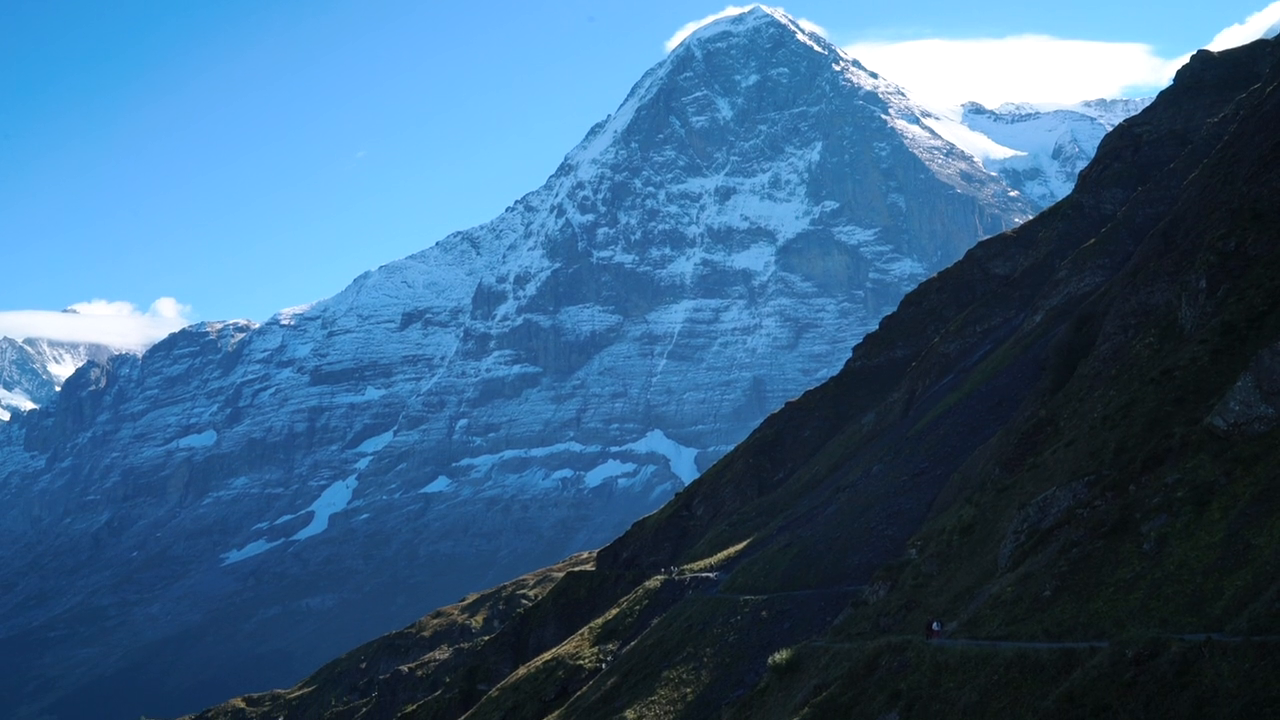
#> input picture frame 15 of TP3/INF8770 - TP3/data/video/v04.mp4, 1280 x 720 px, given in place of v01.mp4, which was not available
$ python results.py   (older library calls are emulated)
#> lines starting #> are read from the running program, lines starting #| are printed output that depends on the picture; pictures that were not available may be replaced by others from this repository, and a replacement may not be noted
### TP3/INF8770 - TP3/code/key_frame.py
import numpy as np
import cv2
import math
import csv
from matplotlib import pyplot as plt
from histograms import get_edge_histogram, get_euclidean_distance, get_image_DC
from scipy.fftpack import dct
from skimage import io, util


THRESHOLD = 50
VIDEO_FPS = 29.97
SEUIL = 100000

class Frame:
  def __init__(self, time, hist):
      self.time = time
      self.hist = hist

class KeyFrameGroup:
    def __init__(self, center_mass, frames):
      self.center_mass = center_mass
      self.frames = frames

def update_groups(frame, groups):

    # Si groups est vide, on ajoute directement un groupe
    if (len(groups) == 0):
      groups.append(KeyFrameGroup(frame.hist, [frame]))
      return groups

    for i in range(len(groups)):
            dist = get_euclidean_distance(frame.hist, groups[i].center_mass)
            #print(dist)
            if(dist < THRESHOLD):

                # Update centre de masse
                groups[i].center_mass = np.multiply(groups[i].center_mass, 0.75) + np.multiply(frame.hist, 0.25)
                # Ajout du frame dans le groupe
                groups[i].frames.append(frame)
                return groups

    # Sinon on créé un nouveau groupe
    groups.append(KeyFrameGroup(frame.hist, [frame]))
    return groups

# [10 lines left out: function get_closest_frame_to_centre_masse, not called in this run]

def get_key_frames(video_number):
#> called with video_number = 1
    cap = cv2.VideoCapture('../data/video/v' + str(video_number).zfill(2) + '.mp4')
    groups = []

    frame_number = 0
    while (cap.isOpened()):
      ret, frame = cap.read()
#> frame is the input picture: shape (720, 1280, 3); mean B, G, R 135.8, 100, 58.4

      if ret == True:
        #h = get_color_histogram(frame)
        frame_number += 1
        frame =  cv2.cvtColor(frame, cv2.COLOR_BGR2GRAY)
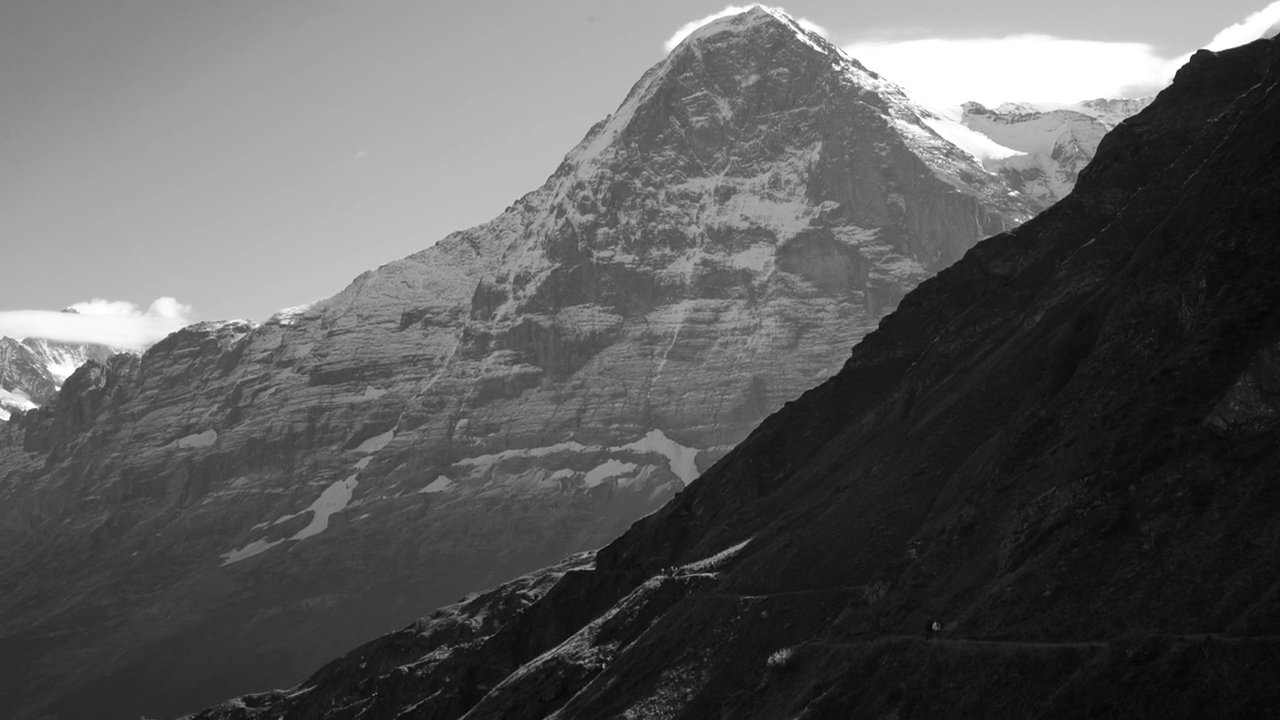
#> frame: shape (720, 1280); min 3, max 255, mean 91.6
        h = get_edge_histogram(get_image_DC(frame))
        groups = update_groups(Frame(frame_number/VIDEO_FPS, h), groups)

      else:
          break

    print("Number of groups " + str(len(groups)))
    cap.release()

    # Pour chaque groupe, on garde l'histogramme du frame le plus proche du centre de masse
    results = []
    for group in groups:
      results.append(get_closest_frame_to_centre_masse(group))

    return results

def generate_indexation_file(video_number):
  f = open('../data/q3_edge_histograms.csv', 'a', newline='')
  f_writer = csv.writer(f)

  key_frames = get_key_frames(video_number)
  for frame in key_frames:
    f_writer.writerow([video_number, frame.time, list(frame.hist)])

def generate_indexation_files():
  f = open('../data/q3_edge_histograms.csv', 'w', newline='')
  f_writer = csv.writer(f)
  f_writer.writerow(["video number", "time in s", "histogram"])
  f.close()
  for i in range(1, 51):
    print(i)
    generate_indexation_file(i)

# [28 lines left out: functions get_video, get_solution, not called in this run]

generate_indexation_files()
# [80 lines of commented-out code are left out]

### TP3/INF8770 - TP3/code/histograms.py
import cv2
import math
import numpy as np
import matplotlib.pyplot as plt
from scipy.fftpack import dct
from skimage import io

def get_image_DC(img):
  imageDC = np.zeros((int(len(img)/8),int(len(img[0])/8)))
#> imageDC: shape (90, 160) float64; every value is 0
  for i in range(0,len(img),8):
    for j in range(0,len(img[0]),8):
        tmp = img[i:i+8,j:j+8]
        tmp = tmp - 128
        resdct = dct(dct(tmp, axis=0, norm='ortho'), axis=1, norm='ortho')
        # On extrait le coefficent DC et on l'ajoute dans une matrice image.
        imageDC[int(i/8),int(j/8)] = resdct[0,0]/8 + 128
#> this loop made 90 passes
#> i on passes 2 to 13: 8, 16, 24, 32, 40, 48, 56, 64, 72, 80, 88, 96
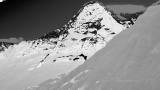
#> imageDC: shape (90, 160) float64; min 128.4, max 382.4, mean 268.7; drawn with min black and max white

  return imageDC

def get_euclidean_distance(hist1, hist2):
  return np.sqrt(np.sum((hist1-hist2)**2))

def get_edge_histogram(img):
    Gx = cv2.Sobel(img,cv2.CV_8U,1,0, ksize = 5)
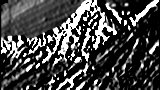
#> Gx: shape (90, 160); min 0, max 255, mean 69.6
    Gy = cv2.Sobel(img,cv2.CV_8U,0,1, ksize = 5)
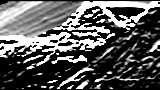
#> Gy: shape (90, 160); min 0, max 255, mean 90.4
    angle = np.arctan2(Gx, Gy)
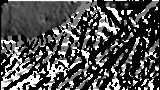
#> angle: shape (90, 160) float16; min 0, max 1.57, mean 0.497; drawn with min black and max white
    force_gradient = np.sqrt(np.power(Gx,2)+np.power(Gy,2))
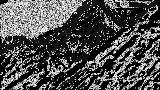
#> force_gradient: shape (90, 160) float16; min 0, max 15.91, mean 4.97; drawn with min black and max white
    hist = np.multiply(angle, force_gradient)
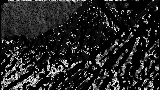
#> hist: shape (90, 160) float16; min 0, max 24.78, mean 3.6; drawn with min black and max white
    f = np.histogram(hist, bins=100, range=[0, 25])[0]
#> f = 100 values, max 6728 at index 0, min 0 at index 88, mean 144
    return f

# [4 lines left out: function get_color_histogram, not called in this run]

### TP3/INF8770 - TP3/code/results.py
from key_frame import get_solution
#> in get_key_frames, `h = get_edge_histogram(get_image_DC(frame))`: h has the same summary as f in get_edge_histogram
#> in __init__, `self.hist = hist`: self.hist has the same summary as f in get_edge_histogram
#> in __init__, `self.center_mass = center_mass`: self.center_mass has the same summary as f in get_edge_histogram
#> in get_key_frames, `groups = update_groups(Frame(frame_number/VIDEO_FPS, h), groups)`: groups = 1 item
from carol import get_carol_solution
import time
import csv
import histograms
import numpy as np
from itertools import islice

N_IMAGES = 200

# [59 lines left out: function get_my_results, not called in this run]


get_my_results("other")

$ run again, starting later in the video
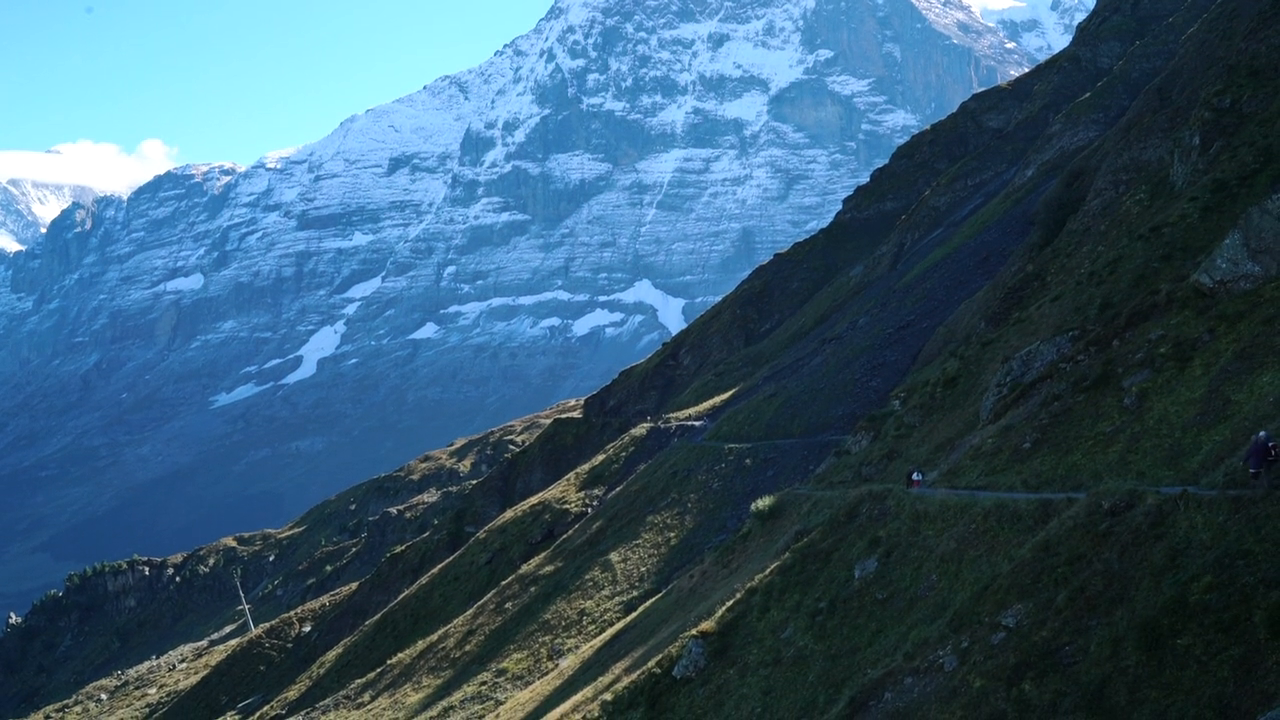
#> input picture frame 70 of TP3/INF8770 - TP3/data/video/v04.mp4, 1280 x 720 px, given in place of v01.mp4, which was not available
#> in get_key_frames, frame is the input picture: shape (720, 1280, 3); mean B, G, R 114.7, 91.8, 56.8
#> in get_key_frames, `frame =  cv2.cvtColor(frame, cv2.COLOR_BGR2GRAY)`:
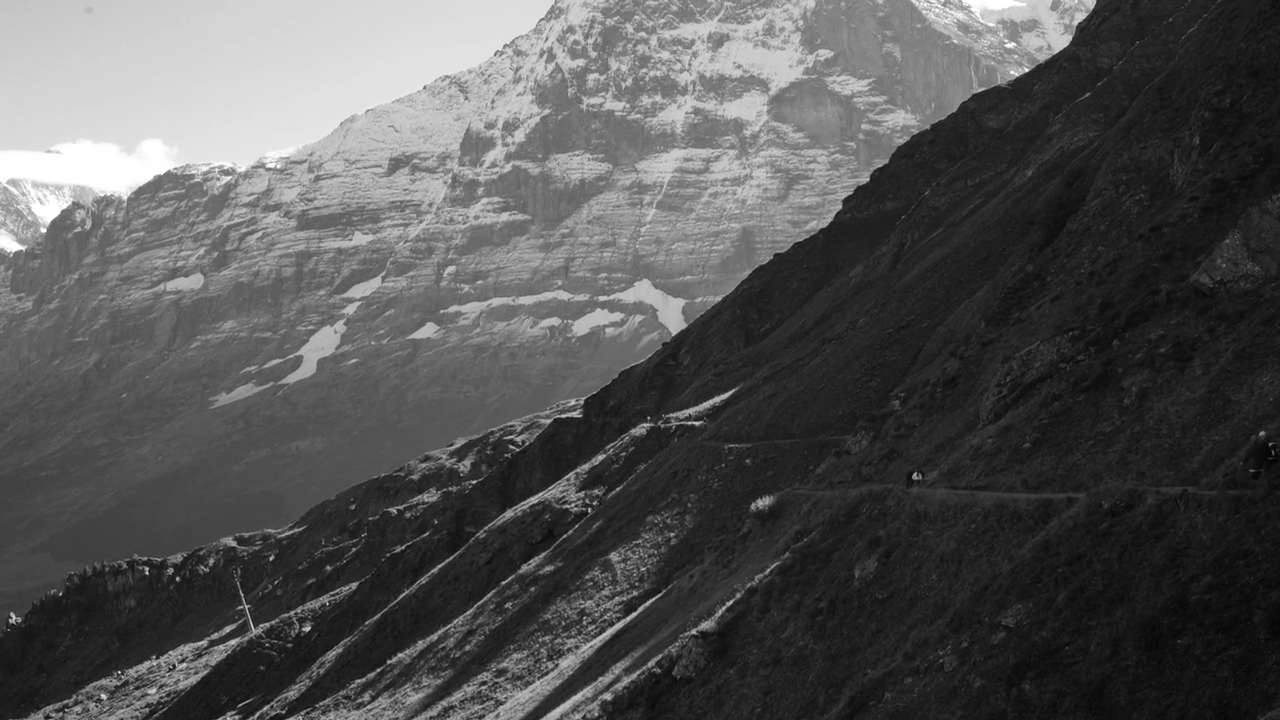
#> frame: shape (720, 1280); min 1, max 255, mean 83.9
#> the loop in get_image_DC, `for i in range(0,len(img),8):` made 90 passes
#> i on passes 2 to 9: 8, 16, 24, 32, 40, 48, 56, 64
#> in get_edge_histogram, `hist = np.multiply(angle, force_gradient)`:
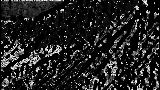
#> hist: shape (90, 160) float16; min 0, max 24.78, mean 3.4; drawn with min black and max white
#> f = 100 values, max 7510 at index 0, min 0 at index 93, mean 144
#> h has the same summary as f in get_edge_histogram
#> self.hist has the same summary as f in get_edge_histogram
#> self.center_mass has the same summary as f in get_edge_histogram
#> groups = 1 item

$ run again, starting later in the video
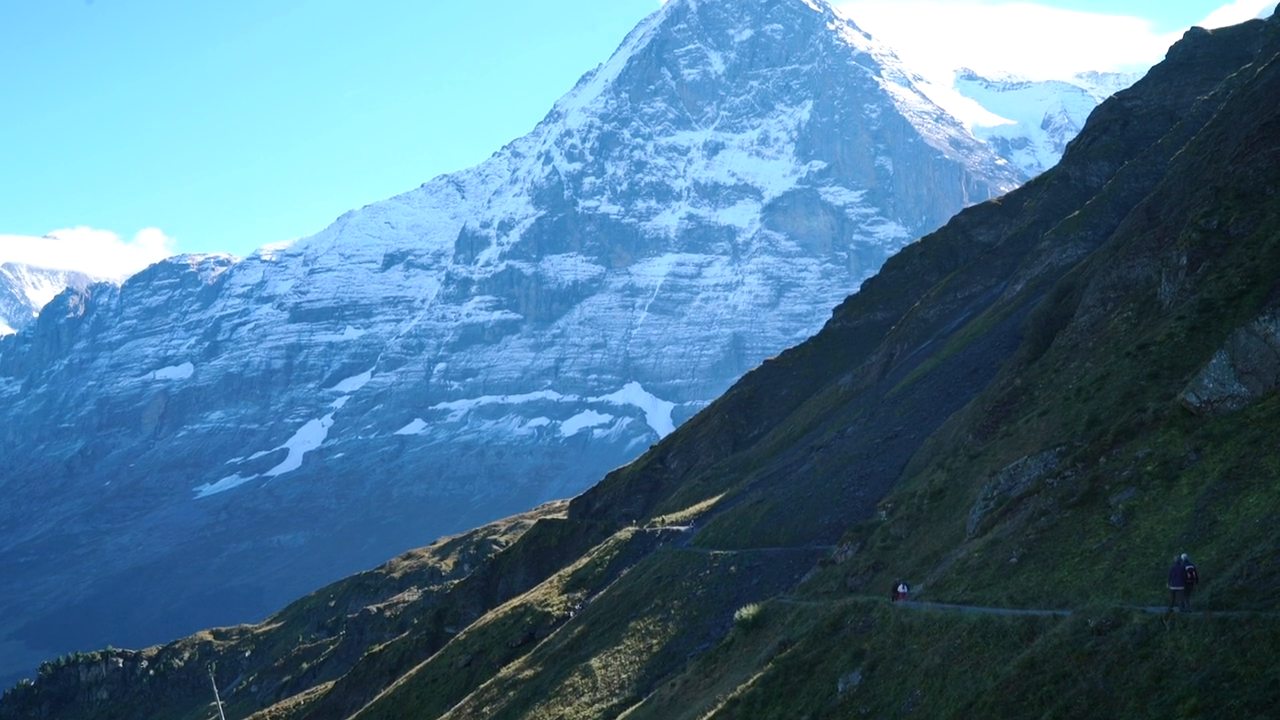
#> input picture frame 124 of TP3/INF8770 - TP3/data/video/v04.mp4, 1280 x 720 px, given in place of v01.mp4, which was not available
#> in get_key_frames, frame is the input picture: shape (720, 1280, 3); mean B, G, R 145.5, 118.9, 77.3
#> in get_key_frames, `frame =  cv2.cvtColor(frame, cv2.COLOR_BGR2GRAY)`:
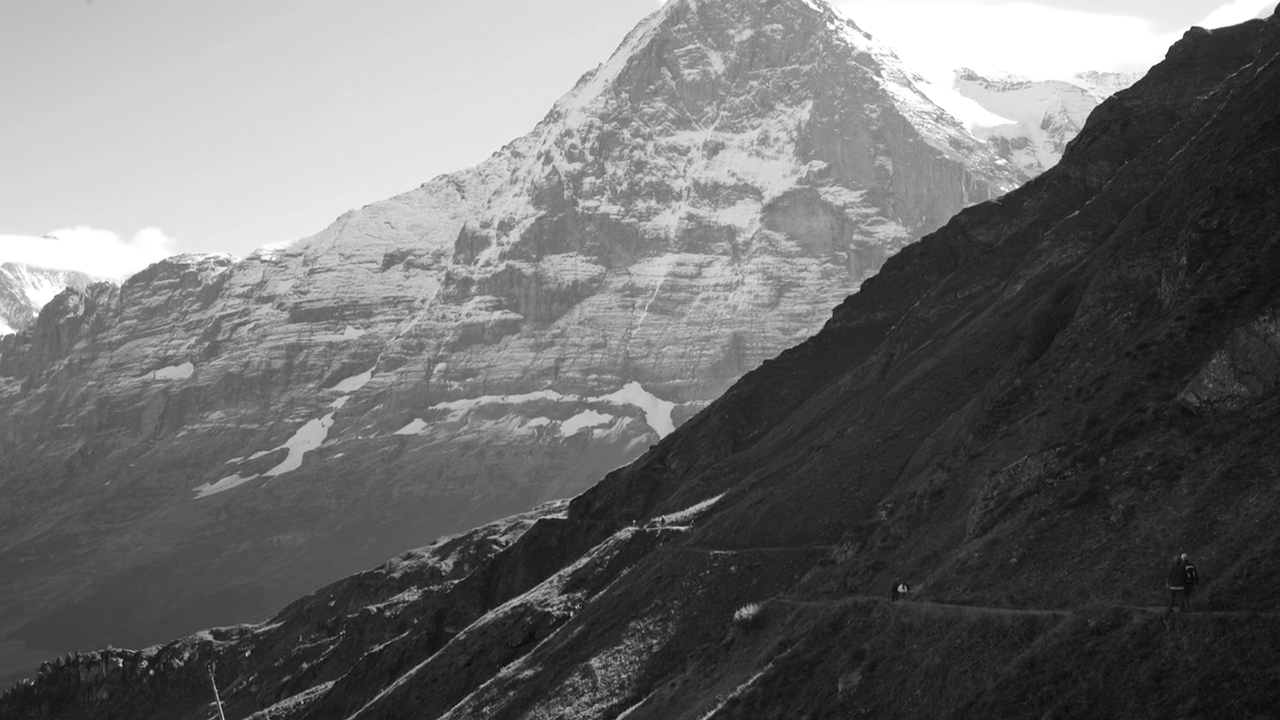
#> frame: shape (720, 1280); min 4, max 255, mean 109.5
#> the loop in get_image_DC, `for i in range(0,len(img),8):` made 90 passes
#> i on passes 2 to 9: 8, 16, 24, 32, 40, 48, 56, 64
#> in get_edge_histogram, `hist = np.multiply(angle, force_gradient)`:
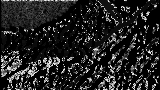
#> hist: shape (90, 160) float16; min 0, max 24.78, mean 3.4; drawn with min black and max white
#> f = 100 values, max 7075 at index 0, min 0 at index 96, mean 144
#> h has the same summary as f in get_edge_histogram
#> self.hist has the same summary as f in get_edge_histogram
#> self.center_mass has the same summary as f in get_edge_histogram
#> groups = 1 item
